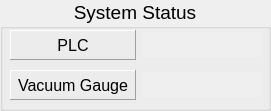
  <widget class="QGroupBox" name="groupBox_3" >
   <property name="geometry" >
    <rect>
     <x>793</x>
     <y>357</y>
     <width>271</width>
     <height>111</height>
    </rect>
   </property>
   <property name="maximumSize" >
    <size>
     <width>16777215</width>
     <height>16777215</height>
    </size>
   </property>
   <property name="font" >
    <font>
     <pointsize>14</pointsize>
    </font>
   </property>
   <property name="autoFillBackground" >
    <bool>false</bool>
   </property>
   <property name="title" >
    <string>System Status</string>
   </property>
   <property name="alignment" >
    <set>Qt::AlignHCenter</set>
   </property>
   <property name="flat" >
    <bool>false</bool>
   </property>
   <property name="checkable" >
    <bool>false</bool>
   </property>
   <widget class="QLabel" name="label_68" >
    <property name="geometry" >
     <rect>
      <x>10</x>
      <y>70</y>
      <width>126</width>
      <height>30</height>
     </rect>
    </property>
    <property name="minimumSize" >
     <size>
      <width>0</width>
      <height>0</height>
     </size>
    </property>
    <property name="maximumSize" >
     <size>
      <width>300</width>
      <height>100</height>
     </size>
    </property>
    <property name="palette" >
     <palette>
      <active>
       <colorrole role="Base" >
        <brush brushstyle="SolidPattern" >
         <color alpha="255" >
          <red>255</red>
          <green>255</green>
          <blue>127</blue>
         </color>
        </brush>
       </colorrole>
       <colorrole role="Window" >
        <brush brushstyle="SolidPattern" >
         <color alpha="255" >
          <red>229</red>
          <green>226</green>
          <blue>206</blue>
         </color>
        </brush>
       </colorrole>
      </active>
      <inactive>
       <colorrole role="Base" >
        <brush brushstyle="SolidPattern" >
         <color alpha="255" >
          <red>255</red>
          <green>255</green>
          <blue>255</blue>
         </color>
        </brush>
       </colorrole>
       <colorrole role="Window" >
        <brush brushstyle="SolidPattern" >
         <color alpha="255" >
          <red>229</red>
          <green>226</green>
          <blue>206</blue>
         </color>
        </brush>
       </colorrole>
      </inactive>
      <disabled>
       <colorrole role="Base" >
        <brush brushstyle="SolidPattern" >
         <color alpha="255" >
          <red>229</red>
          <green>226</green>
          <blue>206</blue>
         </color>
        </brush>
       </colorrole>
       <colorrole role="Window" >
        <brush brushstyle="SolidPattern" >
         <color alpha="255" >
          <red>229</red>
          <green>226</green>
          <blue>206</blue>
         </color>
        </brush>
       </colorrole>
      </disabled>
     </palette>
    </property>
    <property name="font" >
     <font>
      <pointsize>12</pointsize>
      <weight>50</weight>
      <bold>false</bold>
     </font>
    </property>
    <property name="autoFillBackground" >
     <bool>false</bool>
    </property>
    <property name="frameShape" >
     <enum>QFrame::Panel</enum>
    </property>
    <property name="frameShadow" >
     <enum>QFrame::Raised</enum>
    </property>
    <property name="text" >
     <string>Vacuum Gauge</string>
    </property>
    <property name="alignment" >
     <set>Qt::AlignCenter</set>
    </property>
   </widget>
   <widget class="CALabel" name="s1_28" >
    <property name="geometry" >
     <rect>
      <x>142</x>
      <y>72</y>
      <width>119</width>
      <height>25</height>
     </rect>
    </property>
    <property name="minimumSize" >
     <size>
      <width>0</width>
      <height>25</height>
     </size>
    </property>
    <property name="maximumSize" >
     <size>
      <width>230</width>
      <height>35</height>
     </size>
    </property>
    <property name="palette" >
     <palette>
      <active>
       <colorrole role="WindowText" >
        <brush brushstyle="SolidPattern" >
         <color alpha="255" >
          <red>0</red>
          <green>0</green>
          <blue>0</blue>
         </color>
        </brush>
       </colorrole>
      </active>
      <inactive>
       <colorrole role="WindowText" >
        <brush brushstyle="SolidPattern" >
         <color alpha="255" >
          <red>0</red>
          <green>0</green>
          <blue>0</blue>
         </color>
        </brush>
       </colorrole>
      </inactive>
      <disabled>
       <colorrole role="WindowText" >
        <brush brushstyle="SolidPattern" >
         <color alpha="255" >
          <red>115</red>
          <green>115</green>
          <blue>115</blue>
         </color>
        </brush>
       </colorrole>
      </disabled>
     </palette>
    </property>
    <property name="font" >
     <font>
      <pointsize>12</pointsize>
      <weight>75</weight>
      <bold>true</bold>
     </font>
    </property>
    <property name="autoFillBackground" >
     <bool>true</bool>
    </property>
    <property name="alignment" >
     <set>Qt::AlignCenter</set>
    </property>
    <property name="wordWrap" >
     <bool>false</bool>
    </property>
    <property name="indent" >
     <number>5</number>
    </property>
    <property name="pvname" >
     <string>FILD_TPG261C0_GST</string>
    </property>
    <property name="dmode" stdset="0" >
     <enum>CALabel::Choice</enum>
    </property>
    <property name="cmode" stdset="0" >
     <enum>CALabel::Alarm</enum>
    </property>
    <property name="ttdmode" stdset="0" >
     <enum>CALabel::Hide</enum>
    </property>
    <property name="dbrequest" stdset="0" >
     <enum>CALabel::DBRGSTR</enum>
    </property>
    <property name="messages" stdset="0" >
     <stringlist/>
    </property>
   </widget>
   <widget class="QLabel" name="label_65" >
    <property name="geometry" >
     <rect>
      <x>10</x>
      <y>30</y>
      <width>126</width>
      <height>30</height>
     </rect>
    </property>
    <property name="minimumSize" >
     <size>
      <width>0</width>
      <height>0</height>
     </size>
    </property>
    <property name="maximumSize" >
     <size>
      <width>300</width>
      <height>100</height>
     </size>
    </property>
    <property name="palette" >
     <palette>
      <active>
       <colorrole role="Base" >
        <brush brushstyle="SolidPattern" >
         <color alpha="255" >
          <red>255</red>
          <green>255</green>
          <blue>127</blue>
         </color>
        </brush>
       </colorrole>
       <colorrole role="Window" >
        <brush brushstyle="SolidPattern" >
         <color alpha="255" >
          <red>229</red>
          <green>226</green>
          <blue>206</blue>
         </color>
        </brush>
       </colorrole>
      </active>
      <inactive>
       <colorrole role="Base" >
        <brush brushstyle="SolidPattern" >
         <color alpha="255" >
          <red>255</red>
          <green>255</green>
          <blue>255</blue>
         </color>
        </brush>
       </colorrole>
       <colorrole role="Window" >
        <brush brushstyle="SolidPattern" >
         <color alpha="255" >
          <red>229</red>
          <green>226</green>
          <blue>206</blue>
         </color>
        </brush>
       </colorrole>
      </inactive>
      <disabled>
       <colorrole role="Base" >
        <brush brushstyle="SolidPattern" >
         <color alpha="255" >
          <red>229</red>
          <green>226</green>
          <blue>206</blue>
         </color>
        </brush>
       </colorrole>
       <colorrole role="Window" >
        <brush brushstyle="SolidPattern" >
         <color alpha="255" >
          <red>229</red>
          <green>226</green>
          <blue>206</blue>
         </color>
        </brush>
       </colorrole>
      </disabled>
     </palette>
    </property>
    <property name="font" >
     <font>
      <pointsize>12</pointsize>
      <weight>50</weight>
      <bold>false</bold>
     </font>
    </property>
    <property name="autoFillBackground" >
     <bool>false</bool>
    </property>
    <property name="frameShape" >
     <enum>QFrame::Panel</enum>
    </property>
    <property name="frameShadow" >
     <enum>QFrame::Raised</enum>
    </property>
    <property name="text" >
     <string>PLC</string>
    </property>
    <property name="alignment" >
     <set>Qt::AlignCenter</set>
    </property>
   </widget>
   <widget class="CALabel" name="s1_25" >
    <property name="geometry" >
     <rect>
      <x>142</x>
      <y>32</y>
      <width>119</width>
      <height>25</height>
     </rect>
    </property>
    <property name="minimumSize" >
     <size>
      <width>0</width>
      <height>25</height>
     </size>
    </property>
    <property name="maximumSize" >
     <size>
      <width>230</width>
      <height>35</height>
     </size>
    </property>
    <property name="palette" >
     <palette>
      <active>
       <colorrole role="WindowText" >
        <brush brushstyle="SolidPattern" >
         <color alpha="255" >
          <red>0</red>
          <green>0</green>
          <blue>0</blue>
         </color>
        </brush>
       </colorrole>
      </active>
      <inactive>
       <colorrole role="WindowText" >
        <brush brushstyle="SolidPattern" >
         <color alpha="255" >
          <red>0</red>
          <green>0</green>
          <blue>0</blue>
         </color>
        </brush>
       </colorrole>
      </inactive>
      <disabled>
       <colorrole role="WindowText" >
        <brush brushstyle="SolidPattern" >
         <color alpha="255" >
          <red>115</red>
          <green>115</green>
          <blue>115</blue>
         </color>
        </brush>
       </colorrole>
      </disabled>
     </palette>
    </property>
    <property name="font" >
     <font>
      <pointsize>12</pointsize>
      <weight>75</weight>
      <bold>true</bold>
     </font>
    </property>
    <property name="statusTip" >
     <string>PVname : FILD_PLC_STS</string>
    </property>
    <property name="autoFillBackground" >
     <bool>true</bool>
    </property>
    <property name="alignment" >
     <set>Qt::AlignCenter</set>
    </property>
    <property name="wordWrap" >
     <bool>false</bool>
    </property>
    <property name="indent" >
     <number>5</number>
    </property>
    <property name="pvname" >
     <string>FILD_PLC_STS</string>
    </property>
    <property name="dmode" stdset="0" >
     <enum>CALabel::Choice</enum>
    </property>
    <property name="cmode" stdset="0" >
     <enum>CALabel::Alarm</enum>
    </property>
    <property name="ttdmode" stdset="0" >
     <enum>CALabel::Hide</enum>
    </property>
    <property name="dbrequest" stdset="0" >
     <enum>CALabel::DBRGSTR</enum>
    </property>
    <property name="messages" stdset="0" >
     <stringlist/>
    </property>
   </widget>
  </widget>
